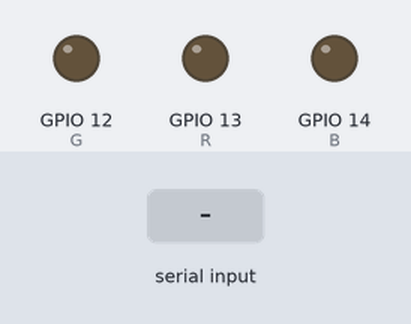
A sketch run on a simulated ESP32. On the bench: output pins drawn as LEDs (lit = HIGH). Inputs (shaded band) come from the test bench. Nothing arrives over Bluetooth unless stated; what the sketch prints to the serial monitor is not drawn.

Above: at 1.2 s.
1.3 s: "B" received over the second serial link
At 2.4 s:
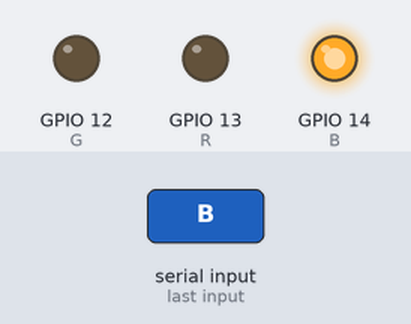
2.8 s: "R" received over the second serial link
At 3.6 s:
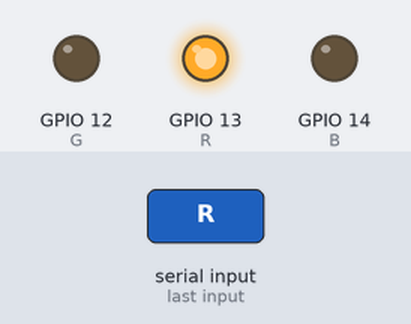
4.3 s: "Y" received over the second serial link
At 4.7 s:
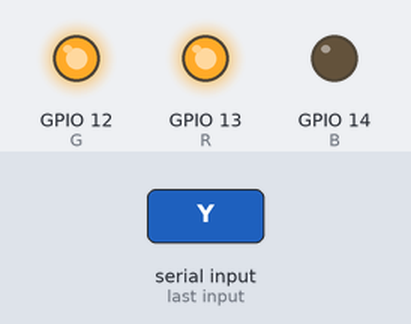
5.8 s: "A" received over the second serial link
At 7.0 s:
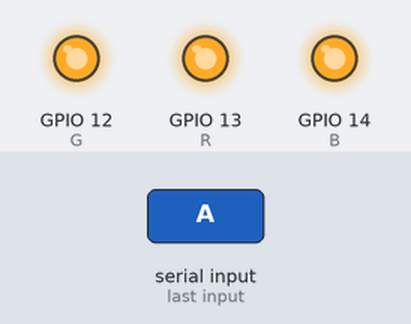
7.3 s: "F" received over the second serial link
At 8.2 s:
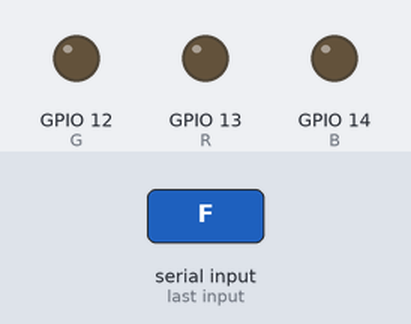
Timing chart, 0 to 9.8 s (numbered marks = the images above; inputs shaded):
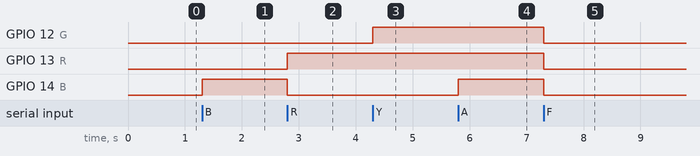

Measured:
- after the input at 1.3 s, GPIO 14 (B): LOW → HIGH at once
- after the input at 2.8 s, GPIO 13 (R): LOW → HIGH at once; GPIO 14 (B): HIGH → LOW at once
- after the input at 4.3 s, GPIO 12 (G): LOW → HIGH at once
- after the input at 5.8 s, GPIO 14 (B): LOW → HIGH at once
- after the input at 7.3 s, GPIO 12 (G), GPIO 13 (R), GPIO 14 (B): HIGH → LOW at once

The sketch:

8_2.ino
```cpp
#include "BluetoothSerial.h"

#if !defined(CONFIG_BT_ENABLED) || !defined(CONFIG_BLUEDROID_ENABLED)
#error Bluetooth is not enabled! Please run `make menuconfig` to and enable it
#endif
char message;
BluetoothSerial SerialBT;
#define R 13
#define G 12
#define B 14

void setup() {
  Serial.begin(115200);
  SerialBT.begin("Natchanon"); //Bluetooth device name
  Serial.println("The device started, now you can pair it with bluetooth!");
  pinMode(R,OUTPUT);
  pinMode(G,OUTPUT);
  pinMode(B,OUTPUT);
}

void loop() {


if (SerialBT.available()){
     message = SerialBT.read();
}
  if (message =='B'){
    digitalWrite(R, LOW);
    digitalWrite(G, LOW);
    digitalWrite(B, HIGH);
}
else if (message =='R'){
    digitalWrite(R, HIGH);
    digitalWrite(G, LOW);
    digitalWrite(B, LOW);
}
else if (message =='Y'){
    digitalWrite(R, HIGH);
    digitalWrite(G, HIGH);
    digitalWrite(B, LOW);
}
else if (message =='A'){
    digitalWrite(R, HIGH);
    digitalWrite(G, HIGH);
    digitalWrite(B, HIGH);
}
else if (message =='F'){
    digitalWrite(R, LOW);
    digitalWrite(G, LOW);
    digitalWrite(B, LOW);
}
}
```
